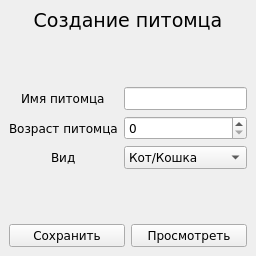
<?xml version="1.0" encoding="UTF-8"?>
<ui version="4.0">
 <class>MainWindow</class>
 <widget class="QMainWindow" name="MainWindow">
  <property name="geometry">
   <rect>
    <x>0</x>
    <y>0</y>
    <width>256</width>
    <height>256</height>
   </rect>
  </property>
  <property name="font">
   <font>
    <family>Verdana</family>
   </font>
  </property>
  <property name="windowTitle">
   <string>Создание питомца</string>
  </property>
  <widget class="QWidget" name="centralwidget">
   <layout class="QVBoxLayout" name="_2">
    <item>
     <widget class="QLabel" name="label">
      <property name="font">
       <font>
        <family>Verdana</family>
        <pointsize>14</pointsize>
       </font>
      </property>
      <property name="text">
       <string>Создание питомца</string>
      </property>
      <property name="alignment">
       <set>Qt::AlignCenter</set>
      </property>
     </widget>
    </item>
    <item>
     <spacer name="spacer_2">
      <property name="orientation">
       <enum>Qt::Vertical</enum>
      </property>
      <property name="sizeHint" stdset="0">
       <size>
        <width>0</width>
        <height>40</height>
       </size>
      </property>
     </spacer>
    </item>
    <item>
     <layout class="QFormLayout" name="_3">
      <property name="labelAlignment">
       <set>Qt::AlignCenter</set>
      </property>
      <property name="formAlignment">
       <set>Qt::AlignHCenter|Qt::AlignTop</set>
      </property>
      <item row="0" column="0">
       <widget class="QLabel" name="label_2">
        <property name="text">
         <string>Имя питомца</string>
        </property>
       </widget>
      </item>
      <item row="0" column="1">
       <widget class="QLineEdit" name="lineEdit"/>
      </item>
      <item row="1" column="0">
       <widget class="QLabel" name="label_3">
        <property name="text">
         <string>Возраст питомца</string>
        </property>
       </widget>
      </item>
      <item row="1" column="1">
       <widget class="QSpinBox" name="spinBox"/>
      </item>
      <item row="2" column="0">
       <widget class="QLabel" name="label_4">
        <property name="text">
         <string>Вид</string>
        </property>
       </widget>
      </item>
      <item row="2" column="1">
       <widget class="QComboBox" name="comboBox">
        <item>
         <property name="text">
          <string>Кот/Кошка</string>
         </property>
        </item>
        <item>
         <property name="text">
          <string>Пёс/Собака</string>
         </property>
        </item>
       </widget>
      </item>
     </layout>
    </item>
    <item>
     <spacer name="spacer">
      <property name="orientation">
       <enum>Qt::Vertical</enum>
      </property>
      <property name="sizeHint" stdset="0">
       <size>
        <width>0</width>
        <height>40</height>
       </size>
      </property>
     </spacer>
    </item>
    <item>
     <layout class="QHBoxLayout" name="_4">
      <item>
       <widget class="QPushButton" name="buttonSave">
        <property name="text">
         <string>Сохранить</string>
        </property>
       </widget>
      </item>
      <item>
       <widget class="QPushButton" name="buttonView">
        <property name="text">
         <string>Просмотреть</string>
        </property>
       </widget>
      </item>
     </layout>
    </item>
   </layout>
  </widget>
 </widget>
 <resources/>
 <connections/>
</ui>
